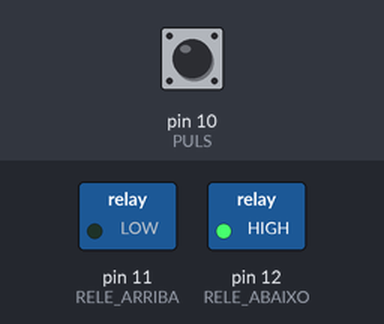
Simulated run of this sketch. Board: Arduino Uno, built with avr-gcc and run on an emulated ATmega328P. On the bench: switched loads named in the sketch (green lamp = pin HIGH). The inputs (shaded band) are chosen by the test bench; at power-on: pin 10 (PULS) LOW.

Above: at 1.2 s.
1.3 s: pin 10 (PULS) pulled HIGH for 0.15 s
At 2.2 s:
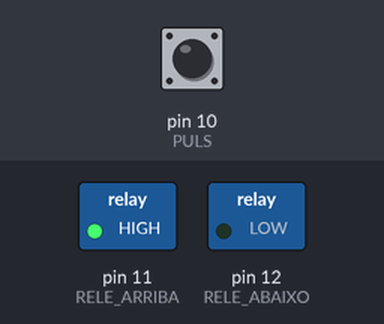
Timing chart, 0 to 9.9 s (numbered marks = the images above; inputs shaded):
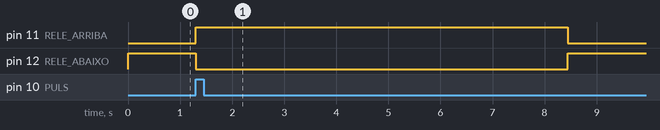

The sketch:

Xanela_de_carro_II.ino
```cpp
// C++ code
//
#define PULS 10
#define RELE_ARRIBA 11
#define RELE_ABAIXO 12

bool arriba = false;
int tempo = 20;
int contador = 350;

void setup () {
  pinMode(PULS,INPUT);
  pinMode(RELE_ARRIBA, OUTPUT);
  pinMode(RELE_ABAIXO, OUTPUT);

  Serial.begin(9600);
}

void loop () {
  if (digitalRead(PULS)) {
  arriba = !arriba;
    contador = 350;
  }
  if(contador > 0) {
  if(arriba == true) {
    digitalWrite(RELE_ARRIBA,HIGH);
    digitalWrite(RELE_ABAIXO,LOW);
    delay(tempo);
 }
  else {
     if(arriba == true) {
    digitalWrite(RELE_ARRIBA,HIGH);
    digitalWrite(RELE_ABAIXO,LOW);
    delay(tempo);
  }
  }
    contador = contador -1;
  }
  else
  {
    digitalWrite(RELE_ARRIBA,LOW);
    digitalWrite(RELE_ABAIXO,HIGH);
  }
}
```

Measured:
- after the input at 1.3 s, pin 11 (RELE_ARRIBA): LOW → HIGH at once, → LOW 7.1 s later; pin 12 (RELE_ABAIXO): HIGH → LOW at once, → HIGH 7.1 s later
